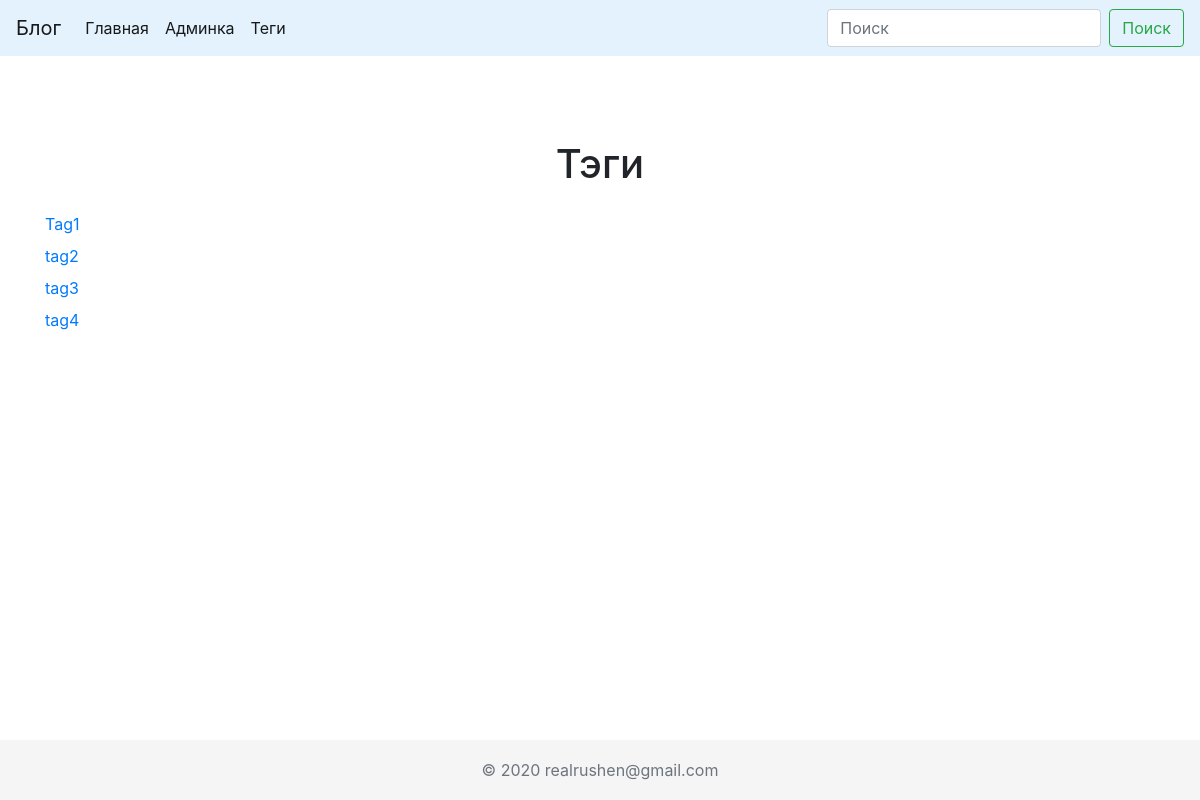
Page /tags/ on the earlier database version.
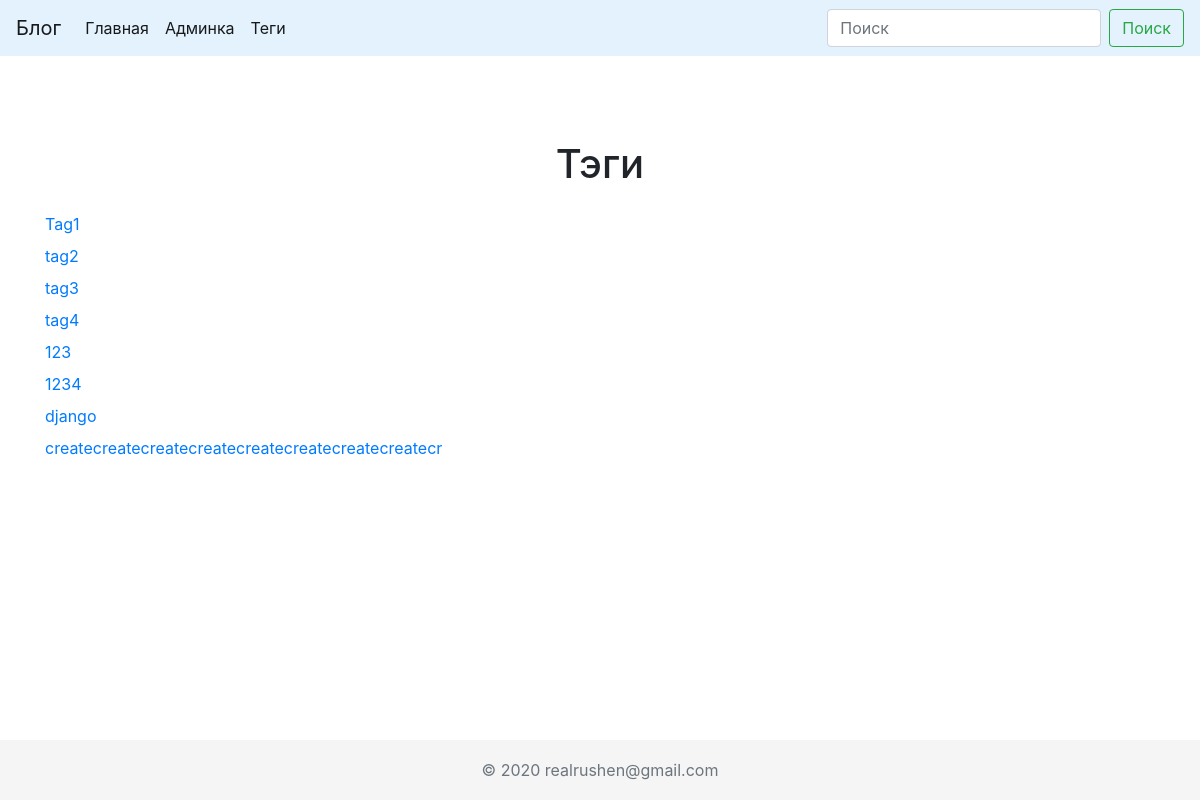
Same page on the later database version.
### blog/models.py (models this page shows, shortened)
class Tag(models.Model):
    name = models.CharField(max_length=50, db_index=True)
    slug = models.SlugField(max_length=50, unique=True)
    def get_absolute_url(self):
        return reverse('tag_posts_page_url', kwargs={'slug': self.slug})

### blog/views.py (the view)
# urls.py: path('tags/', tags_list, name='tag_list_url'),
def tags_list(request):
    tags = Tag.objects.all()
    return render(request, 'blog/tags_list.html', context={'tags': tags})

### templates/blog/tags_list.html
{% extends 'blog/base.html' %}
{% block title %}Тэги{% endblock %}
{% block content %}
    {% for tag in tags %}
        <p class="mb-2"><a href="{{ tag.get_absolute_url }}">{{ tag.name }}</a></p>
    {% endfor %}
{% endblock %}

### templates/blog/base.html (shortened to what this page needs)
{% load static %}
<!DOCTYPE html>
<html lang="ru">
<head>
    {% block css_styles %}
        <link rel="stylesheet" href="https://stackpath.bootstrapcdn.com/bootstrap/4.5.0/css/bootstrap.min.css"
>
        <link rel="stylesheet" href="{% static 'css/custom.css' %}">
    {% endblock %}
</head>
<body>
{% block header %}
    {% include 'blog/header.html' %}
{% endblock %}
<div class="container">
    <h1 class="text-center mb-4">
        {% block title %}{% endblock %}
    </h1>
    {% block content %}{% endblock %}
</div>
{% block footer %}
    {% include 'blog/footer.html' %}
{% endblock %}
</body>
</html>

### templates/blog/header.html (shortened to what this page needs)
<header>
    <nav class="navbar navbar-expand-lg navbar-light mb-4" style="background-color: #e3f2fd;">
        <a class="navbar-brand" href="{% url 'index' %}">Блог</a>
        <div class="collapse navbar-collapse" id="navbarSupportedContent">
            <ul class="navbar-nav mr-auto">
                <li class="nav-item active">
                    <a class="nav-link" href="#">Главная<span class="sr-only">(current)</span></a>
                </li>
                <li class="nav-item active">
                    <a class="nav-link" href="/admin">Админка<span class="sr-only">(current)</span></a>
                </li>
                <li class="nav-item active">
                    <a class="nav-link" href="{%  url 'tag_list_url' %}">Теги</a>
                </li>
            </ul>
            <form class="form-inline my-2 my-lg-0">
                <input class="form-control mr-sm-2" type="search" placeholder="Поиск" aria-label="Search">
                <button class="btn btn-outline-success my-2 my-sm-0" type="submit">Поиск</button>
            </form>
        </div>
    </nav>
</header>

### templates/blog/footer.html
<footer class="footer">
      <div class="container">
        <span class="text-muted align-center">© {% now 'Y' %} realrushen@gmail.com</span>
      </div>
    </footer>

### static/css/custom.css (style rules this page uses)
html { position: relative; min-height: 100%; }
body { margin-bottom: 60px; }
.footer { position: absolute; bottom: 0; width: 100%; height: 60px; line-height: 60px; background-color: #f5f5f5; text-align: center; }
body > .container { padding: 60px 15px 0; }
.footer > .container { padding-right: 15px; padding-left: 15px; }

Differences in the rows shown:
added Tag: name "123"
added Tag: name "1234"
added Tag: name "django"
added Tag: name "createcreatecreatecreatecreatecreatecreatecreatecr"
